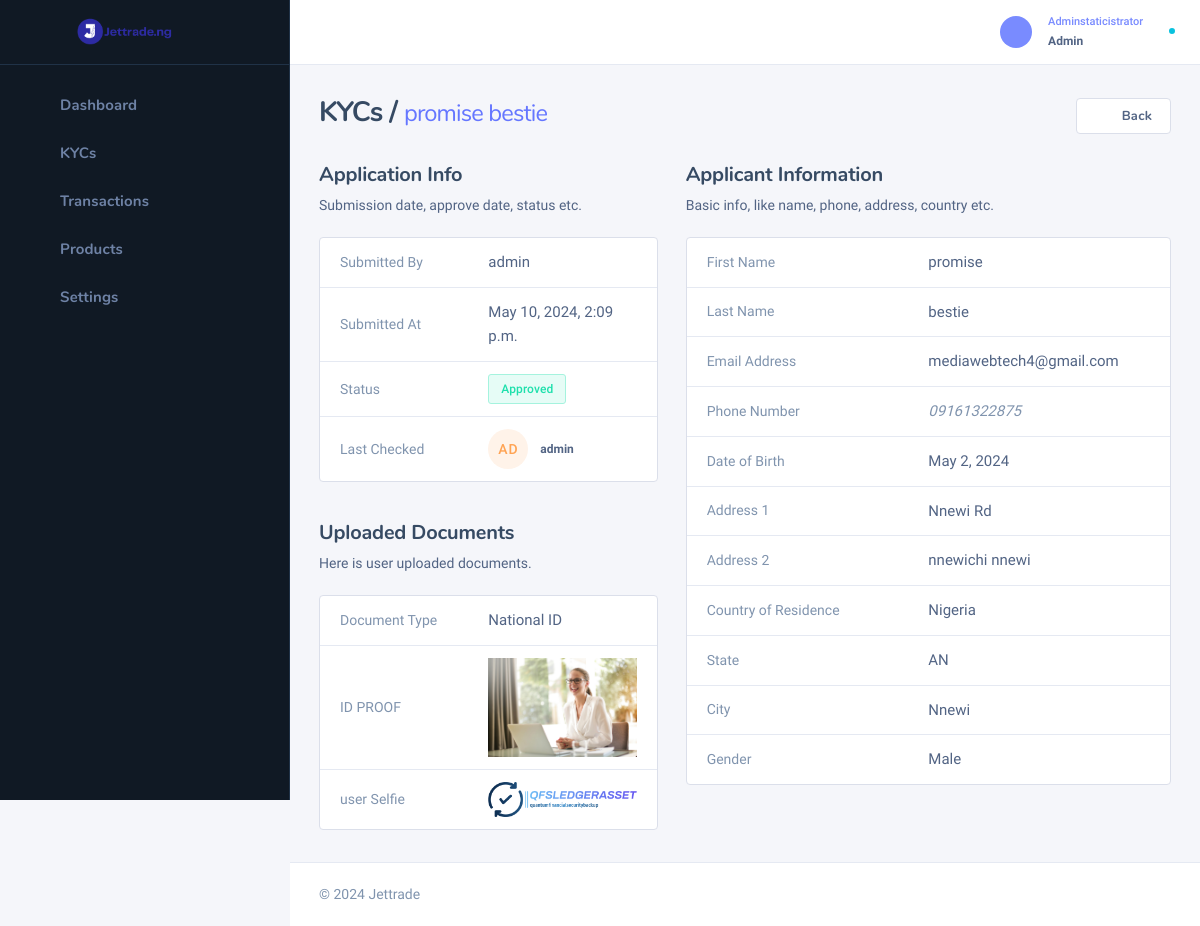
The app's page /superadmin/userkycview/2 (signed in) with its own data.
### user_app/models.py (models this page shows, shortened)
class Kycverification(models.Model):
    user = models.ForeignKey(settings.AUTH_USER_MODEL,on_delete=models.CASCADE)
    phone = models.CharField(max_length=20)
    date_of_birth = models.DateField()
    address1 = models.CharField(max_length=100)
    address2 = models.CharField(max_length=100)
    city = models.CharField(max_length=50)
    state = models.CharField(max_length=50)
    nationality = models.CharField(max_length=50)
    zip_code = models.CharField(max_length=20)
    ID_TYPE_CHOICES = [
        ('Passport', 'Passport'),
        ('National ID', 'National ID'),
        ('Driving License', 'Driving License'),
    ]
    id_type = models.CharField(max_length=20, choices=ID_TYPE_CHOICES)
    id_proof = models.FileField(upload_to='id_proofs/')
    selfie = models.FileField(upload_to='selfies/')
    GENDER_CHOICES = [
        ('Male', 'Male'),
        ('Female', 'Female'),
    ]
    gender = models.CharField(max_length=6, choices=GENDER_CHOICES)
    status = models.BooleanField(default=False)
    date_summited = models.DateTimeField(blank=True,null=True,default=timezone.now)

class CustomUser(AbstractUser):
    first_name = models.CharField(max_length=100)
    last_name = models.CharField(max_length=100)
    email = models.EmailField(max_length=100, unique=True)
    USERNAME_FIELD = 'email'
    REQUIRED_FIELDS = ['username']

### superadmin/views.py (the view)
# urls.py: path('userkycview/<str:id>',views.userkycview,name='userkycview'),
@staff_member_required
def userkycview(request, id):
   x = Kycverification.objects.get(id=id)
   return render(request,'admin_temp/userkycview.html', locals())

### user_app/context_processors.py (called while the page is built)
def kycver(request):
    try:
      active =   Kycverification.objects.filter(user=request.user).first
    except:
       Kycverification.DoesNotExist
       active = None
    return {'active':active}

### template/admin_temp/userkycview.html (shortened to what this page needs)
{% extends 'admin_temp/base.html' %}
{% load static %}
{% block content %}
<div class="nk-content ">
    <div class="container-fluid">
        <div class="nk-content-inner">
            <div class="nk-content-body">
                <div class="nk-block-head nk-block-head-sm">
                    <div class="nk-block-between g-3">
                        <div class="nk-block-head-content">
                            <h3 class="nk-block-title page-title">KYCs / <strong class="text-primary small">{{x.user.first_name}} {{x.user.last_name}}</strong></h3>
                        </div>
                        <div class="nk-block-head-content">
                            <a href="/superadmin/userkyc" class="btn btn-outline-light bg-white d-none d-sm-inline-flex"><em class="icon ni ni-arrow-left"></em><span>Back</span></a>
                        </div>
                    </div>
                </div>
                <div class="nk-block">
                    <div class="row gy-5">
                        <div class="col-lg-5">
                            <div class="nk-block-head">
                                <div class="nk-block-head-content">
                                    <h5 class="nk-block-title title">Application Info</h5>
                                    <p>Submission date, approve date, status etc.</p>
                                </div>
                            </div>
                            <div class="card card-bordered">
                                <ul class="data-list is-compact">
                                    <li class="data-item">
                                        <div class="data-col">
                                            <div class="data-label">Submitted By</div>
                                            <div class="data-value">{{user.username}}</div>
                                        </div>
                                    </li>
                                    <li class="data-item">
                                        <div class="data-col">
                                            <div class="data-label">Submitted At</div>
                                            <div class="data-value">{{x.date_summited}}</div>
                                        </div>
                                    </li>
                                    <li class="data-item">
                                        <div class="data-col">
                                            <div class="data-label">Status</div>
                                            {% if x.status %}
                                            <div class="data-value"><span class="badge badge-dim badge-sm bg-outline-success">Approved</span></div>
                                            {% else %}
                                            <div class="data-value"><span class="badge badge-dim badge-sm bg-outline-info">Pending</span></div>
                                            {% endif %}
                                        </div>
                                    </li>
                                    <li class="data-item">
                                        <div class="data-col">
                                            <div class="data-label">Last Checked</div>
                                            <div class="data-value">
                                                <div class="user-card">
                                                    <div class="user-avatar user-avatar-xs bg-orange-dim">
                                                        <span>AD</span>
                                                    </div>
                                                    <div class="user-name">
                                                        <span class="tb-lead">admin</span>
                                                    </div>
                                                </div>
                                            </div>
                                        </div>
                                    </li>
                                </ul>
                            </div>
                            <div class="nk-block-head">
                                <div class="nk-block-head-content">
                                    <h5 class="nk-block-title title">Uploaded Documents</h5>
                                    <p>Here is user uploaded documents.</p>
                                </div>
                            </div>
                            <div class="card card-bordered">
                                <ul class="data-list is-compact">
                                    <li class="data-item">
                                        <div class="data-col">
                                            <div class="data-label">Document Type</div>
                                            <div class="data-value">{{x.id_type}}</div>
                                        </div>
                                    </li>
                                    <li class="data-item">
                                        <div class="data-col">
                                            <div class="data-label">ID PROOF</div>
                                            <div class="data-value"><img src="{{x.id_proof.url}}" alt=""></div>
                                        </div>
                                    </li>
                                    <li class="data-item">
                                        <div class="data-col">
                                            <div class="data-label">user Selfie</div>
                                            <div class="data-value"><img src="{{x.selfie.url}}" alt=""></div>
                                        </div>
                                    </li>
                                </ul>
                            </div>
                        </div>
                        <div class="col-lg-7">
                            <div class="nk-block-head">
                                <div class="nk-block-head-content">
                                    <h5 class="nk-block-title title">Applicant Information</h5>
                                    <p>Basic info, like name, phone, address, country etc.</p>
                                </div>
                            </div>
                            <div class="card card-bordered">
                                <ul class="data-list is-compact">
                                    <li class="data-item">
                                        <div class="data-col">
                                            <div class="data-label">First Name</div>
                                            <div class="data-value">{{x.user.first_name}}</div>
                                        </div>
                                    </li>
                                    <li class="data-item">
                                        <div class="data-col">
                                            <div class="data-label">Last Name</div>
                                            <div class="data-value">{{x.user.last_name}}</div>
                                        </div>
                                    </li>
                                    <li class="data-item">
                                        <div class="data-col">
                                            <div class="data-label">Email Address</div>
                                            <div class="data-value">{{x.user.email}}</div>
                                        </div>
                                    </li>
                                    <li class="data-item">
                                        <div class="data-col">
                                            <div class="data-label">Phone Number</div>
                                            <div class="data-value text-soft"><em>{{x.phone}}</em></div>
                                        </div>
                                    </li>
                                    <li class="data-item">
                                        <div class="data-col">
                                            <div class="data-label">Date of Birth</div>
                                            <div class="data-value">{{x.date_of_birth}}</div>
                                        </div>
                                    </li>
                                    <li class="data-item">
                                        <div class="data-col">
                                            <div class="data-label">Address 1</div>
                                            <div class="data-value">{{x.address1}}</div>
                                        </div>
                                    </li>
                                    <li class="data-item">
                                        <div class="data-col">
                                            <div class="data-label">Address 2</div>
                                            <div class="data-value">{{x.address2}}</div>
                                        </div>
                                    </li>
                                    <li class="data-item">
                                        <div class="data-col">
                                            <div class="data-label">Country of Residence</div>
                                            <div class="data-value">{{x.nationality}}</div>
                                        </div>
                                    </li>
                                    <li class="data-item">
                                        <div class="data-col">
                                            <div class="data-label">State</div>
                                            <div class="data-value">{{x.state}}</div>
                                        </div>
                                    </li>
                                    <li class="data-item">
                                        <div class="data-col">
                                            <div class="data-label">City</div>
                                            <div class="data-value">{{x.city}}</div>
                                        </div>
                                    </li>
                                    <li class="data-item">
                                        <div class="data-col">
                                            <div class="data-label">Gender</div>
                                            <div class="data-value">{{x.gender}}</div>
                                        </div>
                                    </li>
                                </ul>
                            </div>
                        </div>
                    </div>
                </div>
            </div>
        </div>
    </div>
</div>
{% endblock %}

### records on screen
Kycverification: user.first_name "promise", user.last_name "bestie", date_summited "May 10, 2024, 2:09 p.m.", id_type "National ID", id_proof (picture), selfie (picture), user.email "mediawebtech4@gmail.com", phone "09161322875", date_of_birth "May 2, 2024", address1 "Nnewi Rd", address2 "nnewichi nnewi", nationality "Nigeria", state "AN", city "Nnewi", gender "Male"
CustomUser: username "admin"
